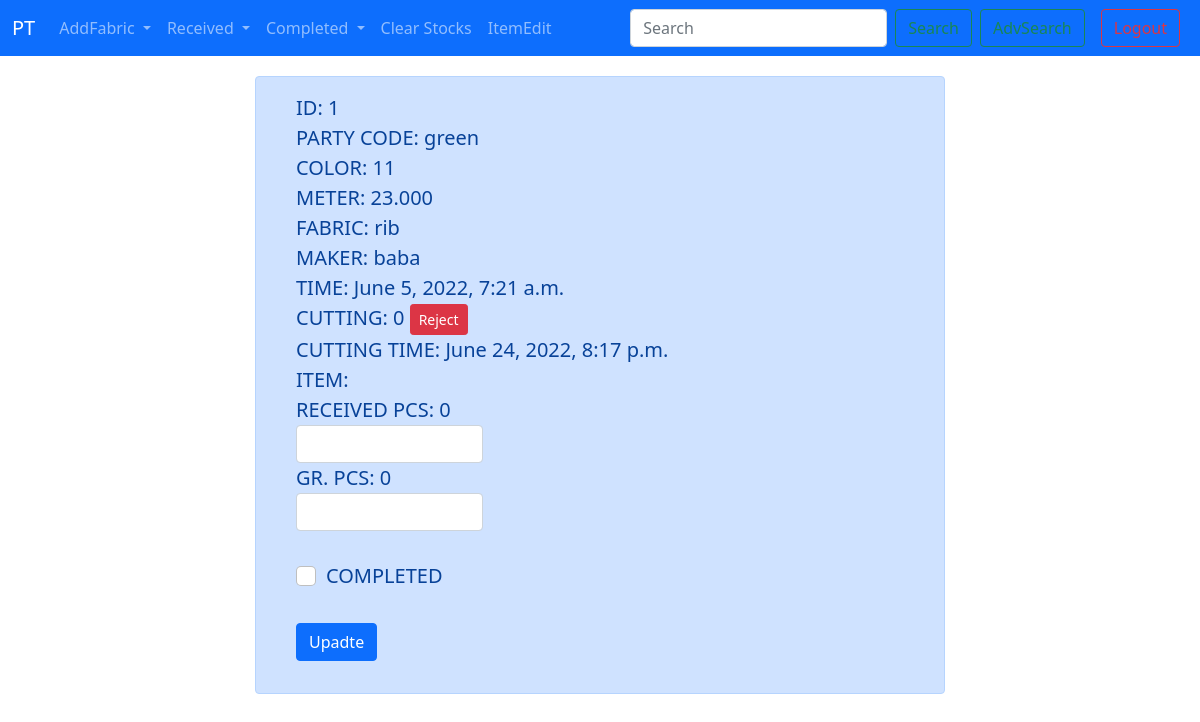
Page /adminrecedit/adil/1/ (signed in) on the committed database.
### stocks/models.py (models this page shows)
class Fabrics(models.Model):
    partycode = models.CharField(max_length=10,)
    color = models.PositiveIntegerField()
    meter = models.DecimalField(max_digits=6, decimal_places=3)
    fabric = models.CharField(max_length=20)
    maker = models.CharField(max_length=15)
    time = models.DateTimeField(default=datetime.now())
    cutting = models.PositiveIntegerField(default=0)
    item = models.CharField(max_length=20,blank=True)
    cut_time = models.DateTimeField(null=True)
    rec_pcs = models.PositiveIntegerField(default=0)
    gr_pcs = models.PositiveIntegerField(default=0)
    completed = models.BooleanField(default=False)
    hsb_clr = models.BooleanField(default=False)

### stocks/views.py (the view)
# urls.py: path('adminrecedit/<str:maker>/<int:id>/', views.admin_rec_edit,name='adminrecedit'),
@user_passes_test(lambda u: u.is_superuser)
def admin_rec_edit(request,maker, id):
    url =f'/adminrec/{maker}/'
    if request.method == 'POST':
        pi = Fabrics.objects.get(pk=id)
        recpcs= request.POST.get('recpcs')
        grpcs= request.POST.get('grpcs')
        complt= request.POST.get('complt')
        if recpcs != "":
            pi.rec_pcs = recpcs
        if grpcs != "":
            pi.gr_pcs = grpcs
        if complt != None and pi.rec_pcs != "":
            pi.completed = True
        else:
            pi.completed = False
        pi.save()
        return HttpResponseRedirect(url)
    else:
        fabs = Fabrics.objects.get(pk=id)
    makers=Makers.objects.all()
    return render(request, 'admin_rec_edit.html',{'fabs':fabs,'mkr':maker,'makers':makers})

### templates/admin_rec_edit.html (shortened to what this page needs)
{% extends 'base.html' %}
{% block body %}
<div class="row justify-content-center">
  <div class='col-md-7 mt-1'>
    <div class="fs-5 text-left alert alert-primary" role="alert">
        <div class="container">
            <div class="row justify-content-center">
                      <span>ID: {{fabs.id}}<span><br>
                      <span>PARTY CODE: {{fabs.partycode}}<span><br>
                      <span>COLOR: {{fabs.color}}<span><br>
                      <span>METER: {{fabs.meter}}<span><br>
                      <span>FABRIC: {{fabs.fabric}}<span><br>
                      <span>MAKER: {{fabs.maker}}<span><br>
                      <span>TIME: {{fabs.time}}<span><br>
                      <span>CUTTING: {{fabs.cutting}}<span>
                        <a class="btn btn-danger btn-sm" href="{% url 'rejectcutting' mkr fabs.id %}">Reject</a><br>
                      <span>CUTTING TIME: {{fabs.cut_time}}<span><br>
                      <span>ITEM: {{fabs.item}}<span><br>
                        <div class="row">
                            <form class="col-md-4" action="" method="post">
                                <span>RECEIVED PCS: {{fabs.rec_pcs}}<span><br>
                                <input class="col-2 form-control" type="number" name="recpcs" id="recpcs">
                               <span>GR. PCS: {{fabs.gr_pcs}}<span><br>
                                <input class="col-2 form-control" type="number" name="grpcs" id="grpcs"><br>
                                    <div class="form-check">
                                        <input class="form-check-input" type="checkbox" name='complt' value="completed" id="flexCheckDefault">
                                        <label class="form-check-label" for="flexCheckDefault">
                                          COMPLETED
                                        </label>
                                    </div><br>
                                <input class="btn btn-primary mb-3" type="submit" value="Upadte">
                            </form>
                            </div>
            </div>
          </div>
        </div>
  </div>
</div>
{% endblock %}

### rows in the picture
Fabrics: id "1", partycode "green", color "11", meter "23.000", fabric "rib", maker "baba", time "June 5, 2022, 7:21 a.m.", cutting "0", cut_time "June 24, 2022, 8:17 p.m.", rec_pcs "0", gr_pcs "0"
